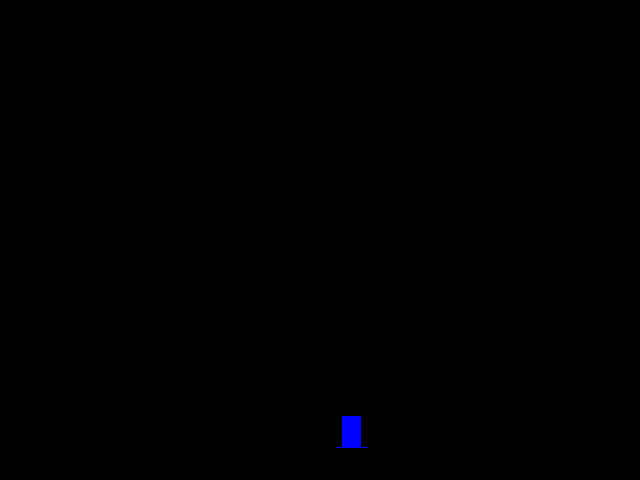

The image is a tile-based game level rendered from a .tmx file. Its description and source (layers, tilesets, objects; grid data summarised) follow:
An orthogonal 40x30 tile map with 16x16 px tiles, 2 tile layers (collision, tiles), 4 tilesets.

<map version="1.0" orientation="orthogonal" width="40" height="30" tilewidth="16" tileheight="16">
 <tileset firstgid="1" name="collision" tilewidth="16" tileheight="16">
  <image source="collision.png" width="80" height="32" />
  <tile id="0">
   <properties>
    <property name="collision" value="" />
   </properties>
  </tile>
 </tileset>
 <tileset firstgid="11" name="tiles" tilewidth="16" tileheight="16">
  <image source="tiles.png" width="128" height="64" />
 </tileset>
 <tileset firstgid="43" name="porte" tilewidth="16" tileheight="16">
  <image source="porte.png" width="32" height="32" />
 </tileset>
 <tileset firstgid="47" name="FlecheG" tilewidth="16" tileheight="16">
  <image source="FlecheGauche.png" width="64" height="32" />
 </tileset>
 <layer name="collision" width="40" height="30">
  <properties>
   <property name="collision" value="" />
  </properties>
  <data>[1200 cells, 224 non-empty, 1 distinct tile ids]</data>
 </layer>
 <layer name="tiles" width="40" height="30">
  <data>[1200 cells, 4 non-empty, 4 distinct tile ids]</data>
 </layer>
</map>
